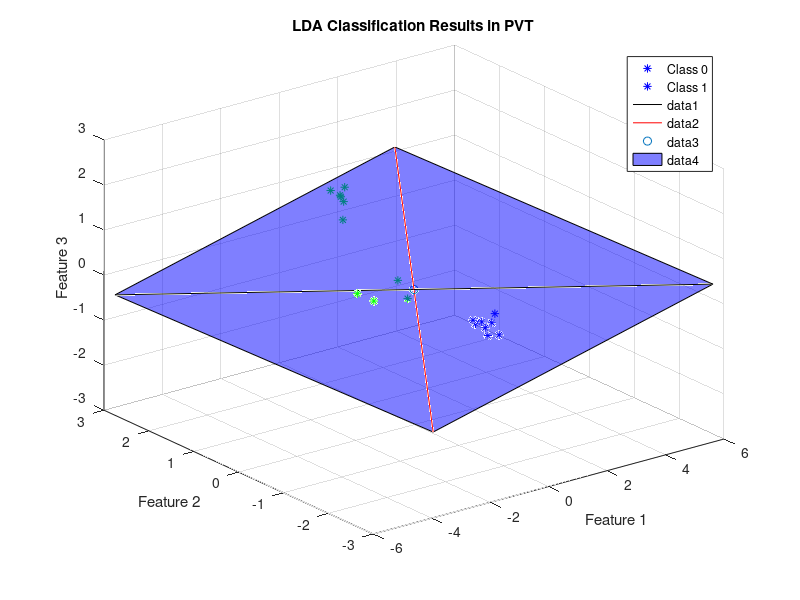

MATLAB code for this plot:
%% section C: pre-data processing

%
% 1:10 acrylic
% 11:20 black foam
% 21:30 car sponge
% 31:40 flour sack
% 41:50 kitchen sponge
% 51:60 steel vase
%

%
% Slection: car sponge & kitchen sponge
% try to find the classification pattern in two similar materials
%

data0 = load("./PR_CW_DATA_2021/F0_PVT.mat");
data1 = load("./PR_CW_DATA_2021/F1_PVT.mat");

zeroOneColumn = [zeros(10, 1); ones(10, 1)];

% Standardise Data
St_dataMatrix_F0 = (data0.dataMatrix_F0 - mean(data0.dataMatrix_F0)) ./ std(data0.dataMatrix_F0);
St_dataMatrix_F1 = (data1.dataMatrix_F1 - mean(data1.dataMatrix_F1)) ./ std(data1.dataMatrix_F1);

% two object within F0 and F1
% label = 0, car sponge
% label = 1, black foam

data0PV = [data0.dataMatrix_F0(21:30,1:2) zeros(10, 1);
    data0.dataMatrix_F0(51:60,1:2) ones(10, 1)];
data0PVX1 = data0PV(1:10,1:2);
data0PVX2 = data0PV(11:20,1:2);

data0PT = [data0.dataMatrix_F0(21:30,2:3) zeros(10, 1);
    data0.dataMatrix_F0(51:60,2:3) ones(10, 1)];
data0PTX1 = data0PT(1:10,1:2);
data0PTX2 = data0PT(11:20,1:2);

data0TV = [data0.dataMatrix_F0(21:30,1) data0.dataMatrix_F0(21:30,3) zeros(10, 1);
    data0.dataMatrix_F0(51:60,1) data0.dataMatrix_F0(51:60,3) ones(10, 1)];
% data preprocessing 2D
data0PV = [data0.dataMatrix_F0(11:20,1:2) zeros(10, 1);
    data0.dataMatrix_F0(21:30,1:2) ones(10, 1)];
data0PVX1 = data0PV(1:10,1:2);
data0PVX2 = data0PV(11:20,1:2);

data0PT = [data0.dataMatrix_F0(11:30,2:3) zeroOneColumn];
data0PTX1 = data0PT(1:10,1:2);
data0PTX2 = data0PT(11:20,1:2);

data0TV = [data0.dataMatrix_F0(11:20,1) data0.dataMatrix_F0(11:20,3) zeros(10, 1);
    data0.dataMatrix_F0(21:30,1) data0.dataMatrix_F0(21:30,3) ones(10, 1)];

data0TVX1 = data0TV(1:10,1:2);
data0TVX2 = data0TV(11:20,1:2);

% 3D data PTV

data0VPT = [data0.dataMatrix_F0(21:30,:) zeros(10, 1);
    data0.dataMatrix_F0(51:60,:) ones(10, 1);];
data0VPTX1 = data0VPT(1:10,1:3);
data0VPTX2 = data0VPT(11:20,1:3);
data1VPT = [data1.dataMatrix_F1(21:30,:) zeros(10, 1);
    data1.dataMatrix_F1(51:60,:) ones(10, 1)];
data1VPTX1 = data1VPT(1:10,1:3);
data1VPTX2 = data1VPT(11:20,1:3);

% combine f1&f0， combined data is the full data with labels, using two
% objects
combinedData = [data0VPT; data1VPT];% with labels
combinedDataOnly = combinedData(:, 1:3);
labels = [zeros(size(data0VPTX1, 1), 1); ones(size(data0VPTX2, 1), 1);
    zeros(size(data1VPTX1, 1), 1); ones(size(data1VPTX2, 1), 1)]; 

%% multi-clasification based on LDA

% standarize
meanCombined = mean(combinedDataOnly);
class1Data = combinedData(labels == 0, 1:3);
class2Data = combinedData(labels == 1, 1:3);

% classes mean values
meanClass1 = mean(class1Data);
meanClass2 = mean(class2Data);

stdCombined = std(combinedDataOnly);
St_combinedData = (combinedDataOnly - meanCombined) ./ stdCombined;

% calculate Sw
Sw = zeros(3, 3);
Sw = Sw + cov(class1Data);
Sw = Sw + cov(class2Data);

% calculate Sb
meanDiffBetween = (meanClass1 - meanClass2)';
Sb = (meanDiffBetween * meanDiffBetween') * size(class1Data, 1);

% eigen
[eigenVectors, eigenValues] = eig(inv(Sw) * Sb);
[~, maxIdx] = max(abs(diag(eigenValues)));
W = eigenVectors(:, maxIdx);

% projection
projectedData = St_combinedData * W;
direction = W - meanCombined;

step = 6.5;
point1 = [0,0,0] - step * W';
point2 = [0,0,0] + step * W';

figure(1);
for i = 1:size(data0PV, 1)
    if data0PV(i,3) == 0
        plot3(St_combinedData(i,1), St_combinedData(i,2),St_combinedData(i,3), 'b*'); hold on; % Blue star for class 0
    elseif data0PV(i,3) == 1
        plot3(St_combinedData(i,1), St_combinedData(i,2), St_combinedData(i,3), 'g*'); hold on; % Green star for class 1
    end
end

legend('Class 0', 'Class 1');
xlabel('Feature 1');
ylabel('Feature 2');
zlabel('Feature 3');
title('LDA Classification Results in PVT');
hold on;

plot3([point1(1,1),point2(1,1)], [point1(1,2),point2(1,2)],[point1(1,3),point2(1,3)],'k-'); % 'k-' 表示黑色实线

hold on;


% 假设 W 已经定义
% 计算与 W 正交的向量
orthogonalVector = cross(W, [1; 0; 0]); % 使用单位向量 [1,0,0]

% 规范化向量以便更好地可视化
orthogonalVector = orthogonalVector / norm(orthogonalVector);

% 定义穿过 [0,0,0] 的线的两个点
stepSize = 3; % 步长可以根据需要调整
orthPoint1 = -stepSize * orthogonalVector';
orthPoint2 = stepSize * orthogonalVector';

% 在现有图上绘制正交线
hold on;
plot3([orthPoint1(1), orthPoint2(1)], [orthPoint1(2), orthPoint2(2)], [orthPoint1(3), orthPoint2(3)], 'r-'); 

scatter3(0,0,0,"red");
Hyperplane = fill3([point1(1),orthPoint1(1),point2(1),orthPoint2(1)],[point1(2),orthPoint1(2),point2(2),orthPoint2(2)],[point1(3),orthPoint1(3),point2(3),orthPoint2(3)],"blue");
set(Hyperplane, 'FaceAlpha', 0.5);

grid on;

hold off;